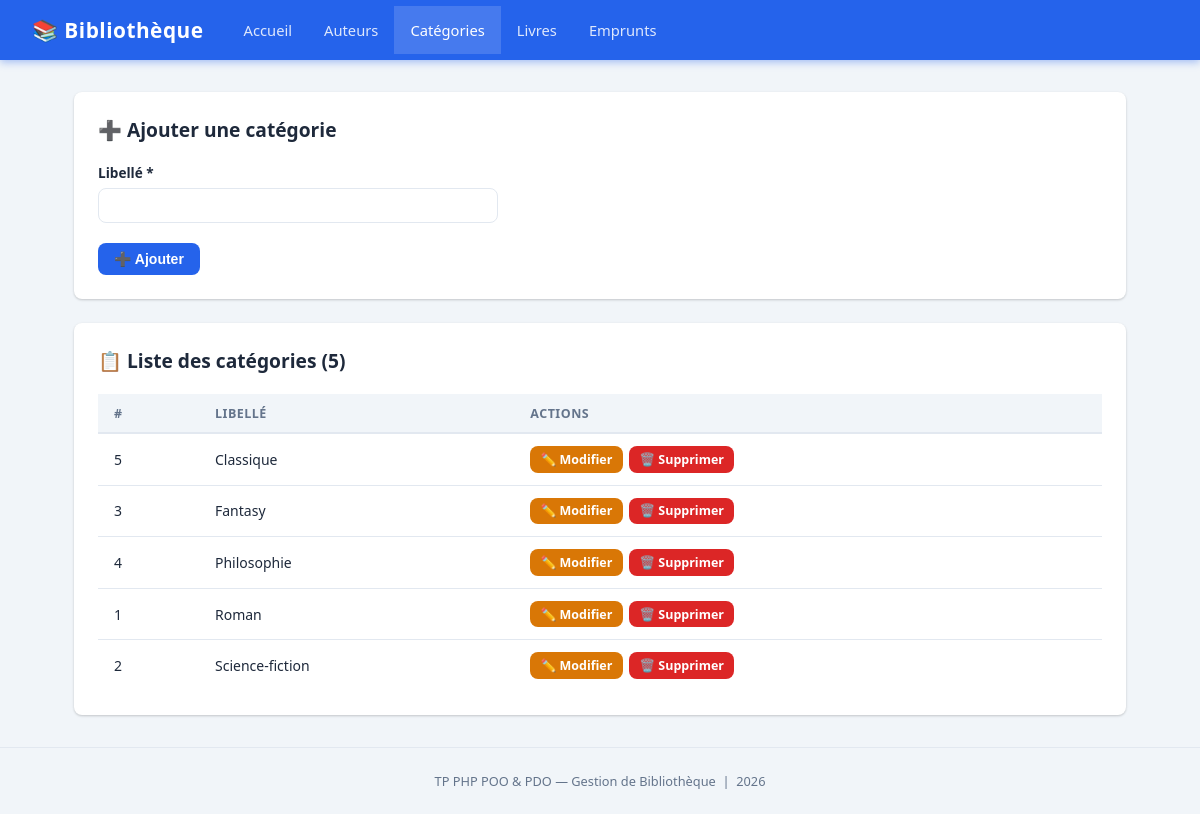
Page /pages/categories.php on the committed database.
### tables this page shows
CREATE TABLE IF NOT EXISTS categories (
    id      INT AUTO_INCREMENT PRIMARY KEY,
    libelle VARCHAR(100) NOT NULL
);

### config/database.php (called while the page is built, shortened)
<?php
class Database {
    private static ?PDO $instance = null;
    public static function getInstance(): PDO {
        if (self::$instance === null) {
            $db = new self();
            $dsn = "mysql:host={$db->host};dbname={$db->dbname};charset={$db->charset}";
            try {
                self::$instance = new PDO($dsn, $db->user, $db->password, [
                    PDO::ATTR_ERRMODE            => PDO::ERRMODE_EXCEPTION,
                    PDO::ATTR_DEFAULT_FETCH_MODE => PDO::FETCH_ASSOC,
                    PDO::ATTR_EMULATE_PREPARES   => false,
                ]);
            } catch (PDOException $e) {
                die("Erreur de connexion : " . $e->getMessage());
            }
        }
        return self::$instance;
    }
}

### classes/Categorie.php (called while the page is built, shortened)
<?php
require_once __DIR__ . '/../config/database.php';
class Categorie {
    private PDO $pdo;
    public function __construct() {
        $this->pdo = Database::getInstance();
    }
    public function getAll(): array {
        $stmt = $this->pdo->query("SELECT * FROM categories ORDER BY libelle");
        return $stmt->fetchAll();
    }
}

### pages/categories.php (the view, shortened to what this page needs)
<?php
require_once '../classes/Categorie.php';
$catModel    = new Categorie();
$editData    = null;
$categories = $catModel->getAll();
require_once '../layout/header.php';
?>
<div class="card">
    <div class="card-header">
        <h2><?= $editData ? '✏️ Modifier la catégorie' : '➕ Ajouter une catégorie' ?></h2>
    </div>
    <form method="POST" action="categories.php">
        <div class="form-group" style="max-width:400px">
            <label for="libelle">Libellé *</label>
            <input type="text" id="libelle" name="libelle" required
                   value="<?= htmlspecialchars($editData['libelle'] ?? '') ?>">
        </div>
        <div class="form-actions">
            <button type="submit" class="btn btn-primary">
                <?= $editData ? '💾 Enregistrer' : '➕ Ajouter' ?>
            </button>
        </div>
    </form>
</div>
<div class="card">
    <div class="card-header">
        <h2>📋 Liste des catégories (<?= count($categories) ?>)</h2>
    </div>
    <?php if (empty($categories)): ?>
        <p style="color:var(--muted);text-align:center;padding:1.5rem 0;">Aucune catégorie enregistrée.</p>
    <?php else: ?>
    <div class="table-wrap">
        <table>
            <thead>
                <tr><th>#</th><th>Libellé</th><th>Actions</th></tr>
            </thead>
            <tbody>
                <?php foreach ($categories as $c): ?>
                <tr>
                    <td><?= $c['id'] ?></td>
                    <td><?= htmlspecialchars($c['libelle']) ?></td>
                    <td>
                        <div class="actions">
                            <a href="categories.php?action=edit&id=<?= $c['id'] ?>"
                               class="btn btn-warning btn-sm">✏️ Modifier</a>
                            <a href="categories.php?action=delete&id=<?= $c['id'] ?>"
                               class="btn btn-danger btn-sm"
                               onclick="return confirm('Supprimer cette catégorie ?')">🗑️ Supprimer</a>
                        </div>
                    </td>
                </tr>
                <?php endforeach; ?>
            </tbody>
        </table>
    </div>
    <?php endif; ?>
</div>
<?php require_once '../layout/footer.php'; ?>

### assets/css/style.css (style rules this page uses)
*, *::before, *::after { box-sizing: border-box; margin: 0; padding: 0; }
:root { --primary: #2563eb; --primary-d: #1d4ed8; --success: #16a34a; --danger: #dc2626; --warning: #d97706; --bg: #f1f5f9; --white: #ffffff; --text: #1e293b; --muted: #64748b; --border: #e2e8f0; --shadow: 0 1px 3px rgba(0,0,0,.12), 0 1px 2px rgba(0,0,0,.08); --radius: 8px; }
body { font-family: 'Segoe UI', system-ui, sans-serif; background: var(--bg); color: var(--text); min-height: 100vh; }
.card { background: var(--white); border-radius: var(--radius); box-shadow: var(--shadow); padding: 1.5rem; margin-bottom: 1.5rem; }
.card-header { display: flex; align-items: center; justify-content: space-between; margin-bottom: 1.25rem; flex-wrap: wrap; gap: .75rem; }
.card-header h2 { font-size: 1.2rem; font-weight: 700; color: var(--text); }
.btn { display: inline-flex; align-items: center; gap: .4rem; padding: .5rem 1rem; border: none; border-radius: var(--radius); font-size: .875rem; font-weight: 600; cursor: pointer; text-decoration: none; transition: filter .15s, transform .1s; white-space: nowrap; }
.btn-primary { background: var(--primary); color: #fff; }
.btn-danger { background: var(--danger); color: #fff; }
.btn-warning { background: var(--warning); color: #fff; }
.btn-sm { padding: .3rem .65rem; font-size: .78rem; }
.table-wrap { overflow-x: auto; }
table { width: 100%; border-collapse: collapse; font-size: .875rem; }
thead th { background: var(--bg); color: var(--muted); font-weight: 700; font-size: .78rem; text-transform: uppercase; letter-spacing: .5px; padding: .65rem 1rem; text-align: left; border-bottom: 2px solid var(--border); }
tbody tr { transition: background .12s; }
tbody td { padding: .75rem 1rem; border-bottom: 1px solid var(--border); vertical-align: middle; }
tbody tr:last-child td { border-bottom: none; }
.actions { display: flex; gap: .4rem; }
.form-group { margin-bottom: 1rem; }
label { display: block; font-size: .85rem; font-weight: 600; color: var(--text); margin-bottom: .35rem; }
input[type="text"], input[type="number"], input[type="date"], select, textarea { width: 100%; padding: .55rem .85rem; border: 1.5px solid var(--border); border-radius: var(--radius); font-size: .9rem; color: var(--text); background: var(--white); transition: border-color .15s, box-shadow .15s; outline: none; }
.form-actions { display: flex; gap: .75rem; margin-top: 1.25rem; flex-wrap: wrap; }

### rows in the picture
categories: id "5", libelle "Classique"
categories: id "3", libelle "Fantasy"
categories: id "4", libelle "Philosophie"
categories: id "1", libelle "Roman"
categories: id "2", libelle "Science-fiction"

### other values in the picture
count($categories) "5"
